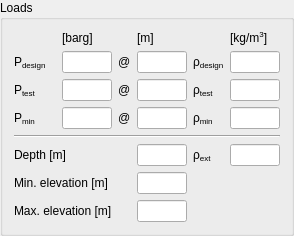
           <widget class="QGroupBox" name="groupBox_13">
            <property name="sizePolicy">
             <sizepolicy hsizetype="Preferred" vsizetype="Preferred">
              <horstretch>0</horstretch>
              <verstretch>0</verstretch>
             </sizepolicy>
            </property>
            <property name="minimumSize">
             <size>
              <width>285</width>
              <height>0</height>
             </size>
            </property>
            <property name="maximumSize">
             <size>
              <width>300</width>
              <height>16777215</height>
             </size>
            </property>
            <property name="font">
             <font>
              <family>Segoe UI</family>
              <pointsize>9</pointsize>
             </font>
            </property>
            <property name="autoFillBackground">
             <bool>false</bool>
            </property>
            <property name="title">
             <string>Loads</string>
            </property>
            <property name="flat">
             <bool>true</bool>
            </property>
            <property name="checkable">
             <bool>false</bool>
            </property>
            <property name="checked">
             <bool>false</bool>
            </property>
            <layout class="QGridLayout" name="gridLayout_10">
             <item row="3" column="4">
              <widget class="QLabel" name="label_48">
               <property name="font">
                <font>
                 <family>Segoe UI</family>
                 <pointsize>9</pointsize>
                </font>
               </property>
               <property name="text">
                <string>&lt;html&gt;&lt;head/&gt;&lt;body&gt;&lt;p&gt;ρ&lt;span style=&quot; vertical-align:sub;&quot;&gt;min&lt;/span&gt;&lt;/p&gt;&lt;/body&gt;&lt;/html&gt;</string>
               </property>
               <property name="buddy">
                <cstring>le_rho_min</cstring>
               </property>
              </widget>
             </item>
             <item row="1" column="2">
              <widget class="QLabel" name="label_45">
               <property name="font">
                <font>
                 <family>Segoe UI</family>
                 <pointsize>9</pointsize>
                </font>
               </property>
               <property name="text">
                <string>&lt;html&gt;&lt;head/&gt;&lt;body&gt;&lt;p&gt;@&lt;/p&gt;&lt;/body&gt;&lt;/html&gt;</string>
               </property>
               <property name="buddy">
                <cstring>le_ref_el_design_pressure</cstring>
               </property>
              </widget>
             </item>
             <item row="3" column="3">
              <widget class="QLineEdit" name="le_ref_el_min_pressure">
               <property name="sizePolicy">
                <sizepolicy hsizetype="MinimumExpanding" vsizetype="Fixed">
                 <horstretch>0</horstretch>
                 <verstretch>0</verstretch>
                </sizepolicy>
               </property>
               <property name="maximumSize">
                <size>
                 <width>50</width>
                 <height>16777215</height>
                </size>
               </property>
               <property name="font">
                <font>
                 <family>Segoe UI</family>
                 <pointsize>8</pointsize>
                </font>
               </property>
               <property name="toolTip">
                <string>&lt;html&gt;&lt;head/&gt;&lt;body&gt;&lt;p&gt;Reference elevation for the test pressure.&lt;/p&gt;&lt;/body&gt;&lt;/html&gt;</string>
               </property>
               <property name="statusTip">
                <string>Reference elevation to minimum Pressure [m]</string>
               </property>
               <property name="inputMethodHints">
                <set>Qt::ImhFormattedNumbersOnly</set>
               </property>
               <property name="text">
                <string/>
               </property>
               <property name="maxLength">
                <number>6</number>
               </property>
               <property name="placeholderText">
                <string notr="true"/>
               </property>
              </widget>
             </item>
             <item row="7" column="3">
              <widget class="QLineEdit" name="le_max_elevation">
               <property name="sizePolicy">
                <sizepolicy hsizetype="MinimumExpanding" vsizetype="Fixed">
                 <horstretch>0</horstretch>
                 <verstretch>0</verstretch>
                </sizepolicy>
               </property>
               <property name="maximumSize">
                <size>
                 <width>50</width>
                 <height>16777215</height>
                </size>
               </property>
               <property name="font">
                <font>
                 <family>Segoe UI</family>
                 <pointsize>8</pointsize>
                </font>
               </property>
               <property name="statusTip">
                <string>Maximum Elevation Above MWL [m]</string>
               </property>
               <property name="inputMethodHints">
                <set>Qt::ImhFormattedNumbersOnly</set>
               </property>
               <property name="text">
                <string/>
               </property>
               <property name="maxLength">
                <number>7</number>
               </property>
               <property name="placeholderText">
                <string notr="true"/>
               </property>
              </widget>
             </item>
             <item row="3" column="1">
              <widget class="QLineEdit" name="le_P_min">
               <property name="sizePolicy">
                <sizepolicy hsizetype="MinimumExpanding" vsizetype="Fixed">
                 <horstretch>0</horstretch>
                 <verstretch>0</verstretch>
                </sizepolicy>
               </property>
               <property name="maximumSize">
                <size>
                 <width>50</width>
                 <height>16777215</height>
                </size>
               </property>
               <property name="font">
                <font>
                 <family>Segoe UI</family>
                 <pointsize>8</pointsize>
                </font>
               </property>
               <property name="statusTip">
                <string>Minimum Pressure [Barg]</string>
               </property>
               <property name="inputMethodHints">
                <set>Qt::ImhFormattedNumbersOnly</set>
               </property>
               <property name="text">
                <string/>
               </property>
               <property name="maxLength">
                <number>7</number>
               </property>
               <property name="placeholderText">
                <string notr="true"/>
               </property>
              </widget>
             </item>
             <item row="2" column="1">
              <widget class="QLineEdit" name="le_P_test">
               <property name="sizePolicy">
                <sizepolicy hsizetype="MinimumExpanding" vsizetype="Fixed">
                 <horstretch>0</horstretch>
                 <verstretch>0</verstretch>
                </sizepolicy>
               </property>
               <property name="maximumSize">
                <size>
                 <width>50</width>
                 <height>16777215</height>
                </size>
               </property>
               <property name="font">
                <font>
                 <family>Segoe UI</family>
                 <pointsize>8</pointsize>
                </font>
               </property>
               <property name="statusTip">
                <string>System test Pressure [Barg]</string>
               </property>
               <property name="inputMethodHints">
                <set>Qt::ImhFormattedNumbersOnly</set>
               </property>
               <property name="text">
                <string/>
               </property>
               <property name="maxLength">
                <number>7</number>
               </property>
               <property name="placeholderText">
                <string notr="true"/>
               </property>
              </widget>
             </item>
             <item row="5" column="5">
              <widget class="QLineEdit" name="le_rho_ext">
               <property name="sizePolicy">
                <sizepolicy hsizetype="MinimumExpanding" vsizetype="Fixed">
                 <horstretch>0</horstretch>
                 <verstretch>0</verstretch>
                </sizepolicy>
               </property>
               <property name="maximumSize">
                <size>
                 <width>50</width>
                 <height>16777215</height>
                </size>
               </property>
               <property name="font">
                <font>
                 <family>Segoe UI</family>
                 <pointsize>8</pointsize>
                </font>
               </property>
               <property name="statusTip">
                <string>Density of external fluid [kg/m^3]</string>
               </property>
               <property name="inputMethodHints">
                <set>Qt::ImhFormattedNumbersOnly</set>
               </property>
               <property name="text">
                <string/>
               </property>
               <property name="maxLength">
                <number>7</number>
               </property>
               <property name="placeholderText">
                <string notr="true"/>
               </property>
              </widget>
             </item>
             <item row="3" column="0">
              <widget class="QLabel" name="label_39">
               <property name="font">
                <font>
                 <family>Segoe UI</family>
                 <pointsize>9</pointsize>
                </font>
               </property>
               <property name="text">
                <string>&lt;html&gt;&lt;head/&gt;&lt;body&gt;&lt;p&gt;P&lt;span style=&quot; vertical-align:sub;&quot;&gt;min&lt;/span&gt;&lt;/p&gt;&lt;/body&gt;&lt;/html&gt;</string>
               </property>
               <property name="buddy">
                <cstring>le_P_min</cstring>
               </property>
              </widget>
             </item>
             <item row="5" column="3">
              <widget class="QLineEdit" name="le_water_depth">
               <property name="sizePolicy">
                <sizepolicy hsizetype="MinimumExpanding" vsizetype="Fixed">
                 <horstretch>0</horstretch>
                 <verstretch>0</verstretch>
                </sizepolicy>
               </property>
               <property name="maximumSize">
                <size>
                 <width>50</width>
                 <height>16777215</height>
                </size>
               </property>
               <property name="font">
                <font>
                 <family>Segoe UI</family>
                 <pointsize>8</pointsize>
                </font>
               </property>
               <property name="statusTip">
                <string>Water Depth (from MWL) [m]</string>
               </property>
               <property name="inputMethodHints">
                <set>Qt::ImhFormattedNumbersOnly</set>
               </property>
               <property name="text">
                <string/>
               </property>
               <property name="maxLength">
                <number>7</number>
               </property>
               <property name="placeholderText">
                <string notr="true"/>
               </property>
              </widget>
             </item>
             <item row="6" column="0" colspan="2">
              <widget class="QLabel" name="inpMinElL">
               <property name="font">
                <font>
                 <family>Segoe UI</family>
                 <pointsize>9</pointsize>
                </font>
               </property>
               <property name="text">
                <string>&lt;html&gt;&lt;head/&gt;&lt;body&gt;&lt;p&gt;Min. elevation [m]&lt;/p&gt;&lt;/body&gt;&lt;/html&gt;</string>
               </property>
               <property name="buddy">
                <cstring>le_min_elevation</cstring>
               </property>
              </widget>
             </item>
             <item row="2" column="2">
              <widget class="QLabel" name="label_47">
               <property name="font">
                <font>
                 <family>Segoe UI</family>
                 <pointsize>9</pointsize>
                </font>
               </property>
               <property name="text">
                <string>&lt;html&gt;&lt;head/&gt;&lt;body&gt;&lt;p&gt;@&lt;/p&gt;&lt;/body&gt;&lt;/html&gt;</string>
               </property>
               <property name="buddy">
                <cstring>le_ref_el_test_pressure</cstring>
               </property>
              </widget>
             </item>
             <item row="6" column="3">
              <widget class="QLineEdit" name="le_min_elevation">
               <property name="sizePolicy">
                <sizepolicy hsizetype="MinimumExpanding" vsizetype="Fixed">
                 <horstretch>0</horstretch>
                 <verstretch>0</verstretch>
                </sizepolicy>
               </property>
               <property name="maximumSize">
                <size>
                 <width>50</width>
                 <height>16777215</height>
                </size>
               </property>
               <property name="font">
                <font>
                 <family>Segoe UI</family>
                 <pointsize>8</pointsize>
                </font>
               </property>
               <property name="statusTip">
                <string>Minimum Elevation Below MWL [m]</string>
               </property>
               <property name="inputMethodHints">
                <set>Qt::ImhFormattedNumbersOnly</set>
               </property>
               <property name="text">
                <string/>
               </property>
               <property name="maxLength">
                <number>7</number>
               </property>
               <property name="placeholderText">
                <string notr="true"/>
               </property>
              </widget>
             </item>
             <item row="0" column="3">
              <widget class="QLabel" name="label_37">
               <property name="sizePolicy">
                <sizepolicy hsizetype="Preferred" vsizetype="Fixed">
                 <horstretch>0</horstretch>
                 <verstretch>0</verstretch>
                </sizepolicy>
               </property>
               <property name="font">
                <font>
                 <family>Segoe UI</family>
                 <pointsize>9</pointsize>
                </font>
               </property>
               <property name="text">
                <string>&lt;html&gt;&lt;head/&gt;&lt;body&gt;&lt;p&gt; [m]&lt;/p&gt;&lt;/body&gt;&lt;/html&gt;</string>
               </property>
              </widget>
             </item>
             <item row="1" column="1">
              <widget class="QLineEdit" name="le_P_design">
               <property name="sizePolicy">
                <sizepolicy hsizetype="MinimumExpanding" vsizetype="Fixed">
                 <horstretch>0</horstretch>
                 <verstretch>0</verstretch>
                </sizepolicy>
               </property>
               <property name="maximumSize">
                <size>
                 <width>50</width>
                 <height>16777215</height>
                </size>
               </property>
               <property name="font">
                <font>
                 <family>Segoe UI</family>
                 <pointsize>8</pointsize>
                </font>
               </property>
               <property name="statusTip">
                <string>Design Pressure [Barg]</string>
               </property>
               <property name="inputMethodHints">
                <set>Qt::ImhFormattedNumbersOnly</set>
               </property>
               <property name="text">
                <string/>
               </property>
               <property name="maxLength">
                <number>7</number>
               </property>
               <property name="placeholderText">
                <string notr="true"/>
               </property>
              </widget>
             </item>
             <item row="2" column="3">
              <widget class="QLineEdit" name="le_ref_el_test_pressure">
               <property name="sizePolicy">
                <sizepolicy hsizetype="MinimumExpanding" vsizetype="Fixed">
                 <horstretch>0</horstretch>
                 <verstretch>0</verstretch>
                </sizepolicy>
               </property>
               <property name="maximumSize">
                <size>
                 <width>50</width>
                 <height>16777215</height>
                </size>
               </property>
               <property name="font">
                <font>
                 <family>Segoe UI</family>
                 <pointsize>8</pointsize>
                </font>
               </property>
               <property name="toolTip">
                <string>&lt;html&gt;&lt;head/&gt;&lt;body&gt;&lt;p&gt;Reference elevation for the min pressure.&lt;/p&gt;&lt;/body&gt;&lt;/html&gt;</string>
               </property>
               <property name="statusTip">
                <string>Reference elevation to test Pressure [m]</string>
               </property>
               <property name="inputMethodHints">
                <set>Qt::ImhFormattedNumbersOnly</set>
               </property>
               <property name="text">
                <string/>
               </property>
               <property name="maxLength">
                <number>6</number>
               </property>
               <property name="placeholderText">
                <string notr="true"/>
               </property>
              </widget>
             </item>
             <item row="1" column="5">
              <widget class="QLineEdit" name="le_rho_design">
               <property name="sizePolicy">
                <sizepolicy hsizetype="MinimumExpanding" vsizetype="Fixed">
                 <horstretch>0</horstretch>
                 <verstretch>0</verstretch>
                </sizepolicy>
               </property>
               <property name="maximumSize">
                <size>
                 <width>50</width>
                 <height>16777215</height>
                </size>
               </property>
               <property name="font">
                <font>
                 <family>Segoe UI</family>
                 <pointsize>8</pointsize>
                </font>
               </property>
               <property name="statusTip">
                <string>Density of content in design/operation condition [kg/m^3]</string>
               </property>
               <property name="inputMethodHints">
                <set>Qt::ImhFormattedNumbersOnly</set>
               </property>
               <property name="text">
                <string/>
               </property>
               <property name="maxLength">
                <number>7</number>
               </property>
               <property name="placeholderText">
                <string notr="true"/>
               </property>
              </widget>
             </item>
             <item row="1" column="3">
              <widget class="QLineEdit" name="le_ref_el_design_pressure">
               <property name="sizePolicy">
                <sizepolicy hsizetype="MinimumExpanding" vsizetype="Fixed">
                 <horstretch>0</horstretch>
                 <verstretch>0</verstretch>
                </sizepolicy>
               </property>
               <property name="maximumSize">
                <size>
                 <width>50</width>
                 <height>16777215</height>
                </size>
               </property>
               <property name="font">
                <font>
                 <family>Segoe UI</family>
                 <pointsize>8</pointsize>
                </font>
               </property>
               <property name="toolTip">
                <string>&lt;html&gt;&lt;head/&gt;&lt;body&gt;&lt;p&gt;Reference elevation for the design pressure.&lt;/p&gt;&lt;/body&gt;&lt;/html&gt;</string>
               </property>
               <property name="statusTip">
                <string>Reference elevation to design Pressure [m]</string>
               </property>
               <property name="whatsThis">
                <string/>
               </property>
               <property name="inputMethodHints">
                <set>Qt::ImhFormattedNumbersOnly</set>
               </property>
               <property name="text">
                <string/>
               </property>
               <property name="maxLength">
                <number>6</number>
               </property>
               <property name="readOnly">
                <bool>false</bool>
               </property>
               <property name="placeholderText">
                <string notr="true"/>
               </property>
               <property name="clearButtonEnabled">
                <bool>false</bool>
               </property>
              </widget>
             </item>
             <item row="2" column="0">
              <widget class="QLabel" name="label_35">
               <property name="font">
                <font>
                 <family>Segoe UI</family>
                 <pointsize>9</pointsize>
                </font>
               </property>
               <property name="text">
                <string>&lt;html&gt;&lt;head/&gt;&lt;body&gt;&lt;p&gt;P&lt;span style=&quot; vertical-align:sub;&quot;&gt;test&lt;/span&gt;&lt;/p&gt;&lt;/body&gt;&lt;/html&gt;</string>
               </property>
               <property name="buddy">
                <cstring>le_P_test</cstring>
               </property>
              </widget>
             </item>
             <item row="1" column="4">
              <widget class="QLabel" name="label_40">
               <property name="font">
                <font>
                 <family>Segoe UI</family>
                 <pointsize>9</pointsize>
                </font>
               </property>
               <property name="text">
                <string>&lt;html&gt;&lt;head/&gt;&lt;body&gt;&lt;p&gt;ρ&lt;span style=&quot; vertical-align:sub;&quot;&gt;design&lt;/span&gt;&lt;/p&gt;&lt;/body&gt;&lt;/html&gt;</string>
               </property>
               <property name="buddy">
                <cstring>le_rho_design</cstring>
               </property>
              </widget>
             </item>
             <item row="4" column="0" colspan="6">
              <widget class="Line" name="line_5">
               <property name="font">
                <font>
                 <family>Segoe UI</family>
                 <pointsize>9</pointsize>
                </font>
               </property>
               <property name="orientation">
                <enum>Qt::Horizontal</enum>
               </property>
              </widget>
             </item>
             <item row="3" column="5">
              <widget class="QLineEdit" name="le_rho_min">
               <property name="sizePolicy">
                <sizepolicy hsizetype="MinimumExpanding" vsizetype="Fixed">
                 <horstretch>0</horstretch>
                 <verstretch>0</verstretch>
                </sizepolicy>
               </property>
               <property name="maximumSize">
                <size>
                 <width>50</width>
                 <height>16777215</height>
                </size>
               </property>
               <property name="font">
                <font>
                 <family>Segoe UI</family>
                 <pointsize>8</pointsize>
                </font>
               </property>
               <property name="statusTip">
                <string>Density of content for minimum internal pressure [kg/m^3]   </string>
               </property>
               <property name="inputMethodHints">
                <set>Qt::ImhFormattedNumbersOnly</set>
               </property>
               <property name="text">
                <string/>
               </property>
               <property name="maxLength">
                <number>7</number>
               </property>
               <property name="placeholderText">
                <string notr="true"/>
               </property>
              </widget>
             </item>
             <item row="2" column="4">
              <widget class="QLabel" name="label_43">
               <property name="font">
                <font>
                 <family>Segoe UI</family>
                 <pointsize>9</pointsize>
                </font>
               </property>
               <property name="text">
                <string>&lt;html&gt;&lt;head/&gt;&lt;body&gt;&lt;p&gt;ρ&lt;span style=&quot; vertical-align:sub;&quot;&gt;test&lt;/span&gt;&lt;/p&gt;&lt;/body&gt;&lt;/html&gt;</string>
               </property>
               <property name="buddy">
                <cstring>le_rho_test</cstring>
               </property>
              </widget>
             </item>
             <item row="5" column="0" colspan="3">
              <widget class="QLabel" name="inpDepthL">
               <property name="font">
                <font>
                 <family>Segoe UI</family>
                 <pointsize>9</pointsize>
                </font>
               </property>
               <property name="text">
                <string>&lt;html&gt;&lt;head/&gt;&lt;body&gt;&lt;p&gt;Depth [m]&lt;/p&gt;&lt;/body&gt;&lt;/html&gt;</string>
               </property>
               <property name="buddy">
                <cstring>le_water_depth</cstring>
               </property>
              </widget>
             </item>
             <item row="2" column="5">
              <widget class="QLineEdit" name="le_rho_test">
               <property name="sizePolicy">
                <sizepolicy hsizetype="MinimumExpanding" vsizetype="Fixed">
                 <horstretch>0</horstretch>
                 <verstretch>0</verstretch>
                </sizepolicy>
               </property>
               <property name="maximumSize">
                <size>
                 <width>50</width>
                 <height>16777215</height>
                </size>
               </property>
               <property name="font">
                <font>
                 <family>Segoe UI</family>
                 <pointsize>8</pointsize>
                </font>
               </property>
               <property name="statusTip">
                <string>Density of content in system test [kg/m^3]</string>
               </property>
               <property name="inputMethodHints">
                <set>Qt::ImhFormattedNumbersOnly</set>
               </property>
               <property name="text">
                <string/>
               </property>
               <property name="maxLength">
                <number>7</number>
               </property>
               <property name="placeholderText">
                <string notr="true"/>
               </property>
              </widget>
             </item>
             <item row="5" column="4">
              <widget class="QLabel" name="inpRhoExtL">
               <property name="font">
                <font>
                 <family>Segoe UI</family>
                 <pointsize>9</pointsize>
                </font>
               </property>
               <property name="text">
                <string>&lt;html&gt;&lt;head/&gt;&lt;body&gt;&lt;p&gt;ρ&lt;span style=&quot; vertical-align:sub;&quot;&gt;ext&lt;/span&gt;&lt;/p&gt;&lt;/body&gt;&lt;/html&gt;</string>
               </property>
               <property name="buddy">
                <cstring>le_rho_ext</cstring>
               </property>
              </widget>
             </item>
             <item row="0" column="1">
              <widget class="QLabel" name="label_38">
               <property name="sizePolicy">
                <sizepolicy hsizetype="Preferred" vsizetype="Fixed">
                 <horstretch>0</horstretch>
                 <verstretch>0</verstretch>
                </sizepolicy>
               </property>
               <property name="font">
                <font>
                 <family>Segoe UI</family>
                 <pointsize>9</pointsize>
                </font>
               </property>
               <property name="text">
                <string>&lt;html&gt;&lt;head/&gt;&lt;body&gt;&lt;p&gt;[barg]&lt;/p&gt;&lt;/body&gt;&lt;/html&gt;</string>
               </property>
              </widget>
             </item>
             <item row="7" column="0" colspan="2">
              <widget class="QLabel" name="inpMaxElL">
               <property name="font">
                <font>
                 <family>Segoe UI</family>
                 <pointsize>9</pointsize>
                </font>
               </property>
               <property name="text">
                <string>&lt;html&gt;&lt;head/&gt;&lt;body&gt;&lt;p&gt;Max. elevation [m]&lt;/p&gt;&lt;/body&gt;&lt;/html&gt;</string>
               </property>
               <property name="buddy">
                <cstring>le_max_elevation</cstring>
               </property>
              </widget>
             </item>
             <item row="0" column="5">
              <widget class="QLabel" name="label_44">
               <property name="sizePolicy">
                <sizepolicy hsizetype="Preferred" vsizetype="Fixed">
                 <horstretch>0</horstretch>
                 <verstretch>0</verstretch>
                </sizepolicy>
               </property>
               <property name="font">
                <font>
                 <family>Segoe UI</family>
                 <pointsize>9</pointsize>
                </font>
               </property>
               <property name="text">
                <string>&lt;html&gt;&lt;head/&gt;&lt;body&gt;&lt;p&gt;[kg/m&lt;span style=&quot; vertical-align:super;&quot;&gt;3&lt;/span&gt;]&lt;/p&gt;&lt;/body&gt;&lt;/html&gt;</string>
               </property>
              </widget>
             </item>
             <item row="3" column="2">
              <widget class="QLabel" name="label_46">
               <property name="font">
                <font>
                 <family>Segoe UI</family>
                 <pointsize>9</pointsize>
                </font>
               </property>
               <property name="text">
                <string>&lt;html&gt;&lt;head/&gt;&lt;body&gt;&lt;p&gt;@&lt;/p&gt;&lt;/body&gt;&lt;/html&gt;</string>
               </property>
               <property name="buddy">
                <cstring>le_ref_el_min_pressure</cstring>
               </property>
              </widget>
             </item>
             <item row="1" column="0">
              <widget class="QLabel" name="label_41">
               <property name="font">
                <font>
                 <family>Segoe UI</family>
                 <pointsize>9</pointsize>
                </font>
               </property>
               <property name="text">
                <string>&lt;html&gt;&lt;head/&gt;&lt;body&gt;&lt;p&gt;P&lt;span style=&quot; vertical-align:sub;&quot;&gt;design&lt;/span&gt;&lt;/p&gt;&lt;/body&gt;&lt;/html&gt;</string>
               </property>
               <property name="buddy">
                <cstring>le_P_design</cstring>
               </property>
              </widget>
             </item>
            </layout>
           </widget>
